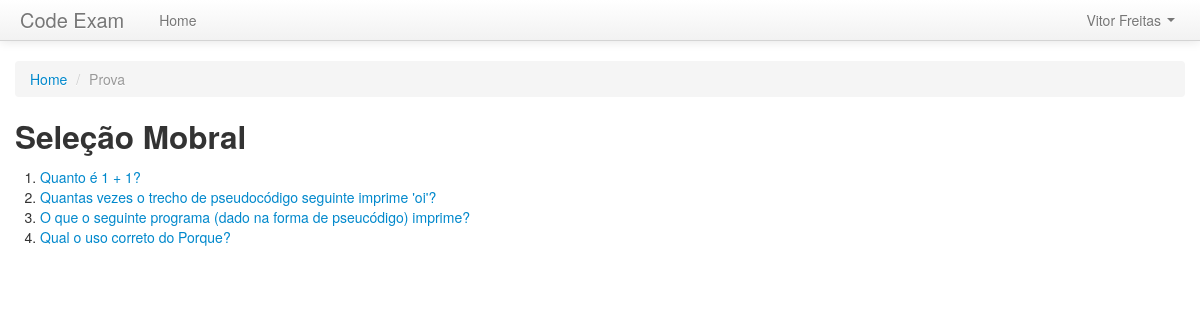
/prova/9/ (signed in), run on the app's committed database.
### exams/models.py (models this page shows, shortened)
class UserExam(models.Model):
    user = models.ForeignKey(User)
    exam = models.ForeignKey(Exam)
    expire_date = models.DateTimeField()
    start_time = models.DateTimeField(null=True, blank=True)
    end_time = models.DateTimeField(null=True, blank=True)
    def has_finished(self):
        if self.start_time and self.end_time:
            return True
        else:
            return False
    has_finished.boolean = True
    has_finished.short_description = 'Concluiu a Prova?'
    def has_expired(self):
        return timezone.now() > self.expire_date
    has_expired.boolean = True
    has_expired.short_description = 'Prazo Expirou?'
    def get_status(self):
        if self.has_finished():
            return 'Finalizada'
        elif self.has_expired():
            return 'Expirada'
        elif self.start_time and not self.end_time:
            return 'Em Andamento'
        else:
            return 'Nova'
    get_status.short_description = 'Status'
    class Meta:
        verbose_name = "Aplicar Prova"
        verbose_name_plural = "Aplicar Provas"

class Exam(models.Model):
    name = models.CharField(max_length=50)
    expire_date = models.DateTimeField()
    subject = models.ForeignKey(ExamSubject)
    questions = models.ManyToManyField(Question)
    duration = models.IntegerField()
    def __unicode__(self):
        return self.name
    class Meta:
        verbose_name = "Prova"
        verbose_name_plural = "Provas"

class Question(models.Model):
    QUESTION_TYPES = (
        (u'O', u'Open'),
        (u'C', u'Closed'),
    )
    question = models.CharField(max_length=200)
    example = models.TextField(max_length=2000)
    subject = models.ForeignKey(QuestionSubject)
    type = models.CharField(max_length=1, choices=QUESTION_TYPES)
    dificulty = models.ForeignKey(QuestionDificulty)
    image = models.CharField(max_length=200, blank=True)
    active = models.BooleanField()
    class Meta:
        verbose_name = "Questão"
        verbose_name_plural = "Questões"

### exams/views.py (the view)
# urls.py: url(r'^(?P<exam_id>\d+)/$', 'exam'),
@login_required
def exam(request, exam_id):
    user_exam = UserExam.objects.get(pk=exam_id)
    if (request.user.id == user_exam.user.id):
        context = RequestContext(request, { 'user_exam': user_exam })
        return render_to_response('exams/exam.html', context)
    else:
        messages.add_message(request, messages.ERROR, 'Usuário sem permissão para acessar prova.')
        context = RequestContext(request)
        return redirect('/')

### exams/templates/exams/exam.html
{% extends 'base.html' %}
{% block content %}
  <ul class="breadcrumb">
    <li><a href="/">Home</a> <span class="divider">/</span></li>
    <li class="active">Prova</li>
  </ul>
  <h2>{{ user_exam.exam }}</h2>
  {% if user_exam.exam.questions %}
    <ol>
      {% for question in user_exam.exam.questions.all %}
        <li><a href="/prova/{{user_exam.id}}/questao/{{question.id}}">{{ question.question }}</a></li>
      {% endfor %}
    </ol>
  {% else %}
    <p>Nenhuma questão cadastrada.</p>
  {% endif %}
{% endblock content %}

### templates/base.html (shortened to what this page needs)
<!DOCTYPE html>
<html>
<head>
  <link type="text/css" href="{{ STATIC_URL }}css/bootstrap.min.css" rel="stylesheet" media="screen" />
  <link type="text/css" href="{{ STATIC_URL }}css/bootstrap-responsive.min.css" rel="stylesheet" media="screen" />
</head>
<body>
    <div class="navbar navbar-static-top">
      <div class="navbar-inner">
        <div class="container">
          <a class="brand" href="/">Code Exam</a>
          <div class="nav-collapse collapse">
            {% if user.is_authenticated %}
              <ul class="nav">
                <li><a href="/">Home</a></li>
              </ul>
              <ul class="nav pull-right">
                <li class="dropdown">
                  <a data-toggle="dropdown" class="dropdown-toggle" href="#">{{ user.get_full_name }} <b class="caret"></b></a>
                </li>
              </ul>
            {% else %}
              <ul class="nav pull-right">
                <li><a href="/login/">Login</a></li>
              </ul>
            {% endif %}
          </div>
        </div>
      </div>
    </div>
    <div class="container" style="padding-top: 20px;">
      {% block content %}
      {% endblock content %}
    </div>
</body>
</html>

### data on the page
UserExam: exam "Seleção Mobral"
Question: question "Quanto é 1 + 1?"
Question: question "Quantas vezes o trecho de pseudocódigo seguinte imprime 'oi'?"
Question: question "O que o seguinte programa (dado na forma de pseucódigo) imprime?"
Question: question "Qual o uso correto do Porque?"

### other printed values
{{ user.get_full_name }} "Vitor Freitas"
